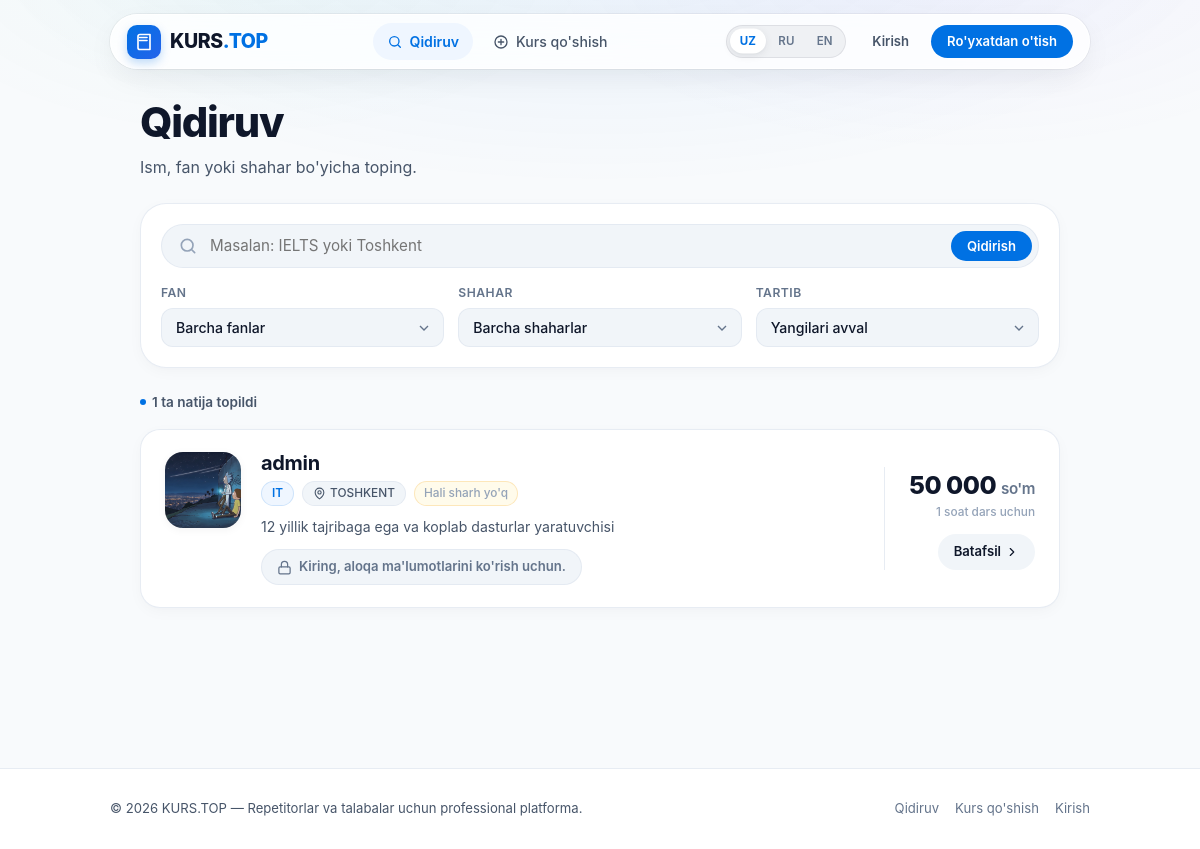
Screenshot of /qidiruv with the database file from the repository.
### tables this page shows
CREATE TABLE tutors (
            id INTEGER PRIMARY KEY AUTOINCREMENT,
            ism TEXT NOT NULL,
            fan TEXT NOT NULL,
            shahar TEXT NOT NULL,
            narx INTEGER NOT NULL
        , user_id INTEGER, telefon TEXT, tavsif TEXT, rasm TEXT, telegram TEXT, bepul_dars INTEGER DEFAULT 0, korishlar INTEGER DEFAULT 0);

### app.py (the view)
@app.route("/qidiruv")
def qidiruv():
    q = request.args.get("q", "").strip()
    fan = request.args.get("fan", "").strip()
    shahar = request.args.get("shahar", "").strip()
    tartib = request.args.get("tartib", "yangi")
    if tartib not in TARTIB:
        tartib = "yangi"
    sql = REYTING_SQL + " WHERE (t.ism LIKE ? OR t.fan LIKE ? OR t.shahar LIKE ?)"
    params = [f"%{q}%", f"%{q}%", f"%{q}%"]
    if fan:
        sql += " AND t.fan = ? COLLATE NOCASE"
        params.append(fan)
    if shahar:
        sql += " AND t.shahar = ? COLLATE NOCASE"
        params.append(shahar)
    sql += " ORDER BY " + TARTIB[tartib]
    con = db()
    tutors = con.execute(sql, params).fetchall()
    fanlar = [
        r["fan"]
        for r in con.execute(
            "SELECT MIN(fan) AS fan FROM tutors GROUP BY LOWER(fan) ORDER BY LOWER(fan)"
        )
    ]
    shaharlar = [
        r["shahar"]
        for r in con.execute(
            "SELECT MIN(shahar) AS shahar FROM tutors GROUP BY LOWER(shahar) ORDER BY LOWER(shahar)"
        )
    ]
    con.close()
    return render_template(
        "qidiruv.html",
        tutors=tutors,
        q=q,
        fan=fan,
        shahar=shahar,
        tartib=tartib,
        fanlar=fanlar,
        shaharlar=shaharlar,
        tartiblar=list(TARTIB),
    )

### app.py (called while the page is built)
@app.before_request
def har_bir_sorov_boshi():
    if not request.path.startswith("/static/"):
        if os.environ.get("VERCEL"):
            sync_db_from_blob()

def joriy_til():
    til_kodi = session.get("lang")
    return til_kodi if til_kodi in ("ru", "en") else "uz"

def tr(key, **kw):
    juft = TR.get(key)
    if juft is None:
        return key
    matn = juft[TILLAR.index(joriy_til())]
    return matn.format(**kw) if kw else matn

def db():
    con = sqlite3.connect(DB)
    con.row_factory = sqlite3.Row
    return con

def csrf_token():
    if "csrf" not in session:
        session["csrf"] = secrets.token_hex(16)
    return session["csrf"]

def is_admin():
    return session.get("login") in ADMINLAR

@app.before_request
def csrf_himoya():
    if request.method == "POST" and not csrf_ok():
        return tr("csrf_xato"), 400

@app.context_processor
def umumiy():
    return dict(
        user=session.get("user_ism"),
        user_id=session.get("user_id"),
        admin=is_admin(),
        csrf=csrf_token(),
        tr=tr,
        lang=joriy_til(),
        static_version=STATIC_VERSION,
    )

### templates/qidiruv.html (shortened to what this page needs)
{% extends "base.html" %}
{% block content %}
<div class="page-container">
  <div class="page-header">
    <h1 class="page-title">{{ tr('qidiruv') }}</h1>
    <p class="page-subtitle">{{ tr('qid_p') }}</p>
  </div>
  <form class="filter-panel" action="/qidiruv" method="get">
    <div class="search-primary-box">
      <svg class="search-svg" viewBox="0 0 24 24" fill="none" stroke="currentColor" stroke-width="2" stroke-linecap="round" stroke-linejoin="round">
        <circle cx="11" cy="11" r="7"/><path d="m20 20-3.5-3.5"/>
      </svg>
      <input type="text" name="q" value="{{ q }}" placeholder="{{ tr('qid_ph') }}" autocomplete="off">
      <button type="submit" class="btn-primary-sm">{{ tr('qidirish') }}</button>
    </div>
    <div class="filters-row">
      <div class="filter-select-wrap">
        <label for="fan-select" class="filter-label">{{ tr('fan') }}</label>
        <div class="select-capsule">
          <select id="fan-select" name="fan" onchange="this.form.submit()">
            <option value="">{{ tr('barcha_fanlar') }}</option>
          </select>
        </div>
      </div>
      <div class="filter-select-wrap">
        <label for="shahar-select" class="filter-label">{{ tr('shahar') }}</label>
        <div class="select-capsule">
          <select id="shahar-select" name="shahar" onchange="this.form.submit()">
            <option value="">{{ tr('barcha_shaharlar') }}</option>
          </select>
        </div>
      </div>
      <div class="filter-select-wrap">
        <label for="tartib-select" class="filter-label">{{ tr('tartib') }}</label>
        <div class="select-capsule">
          <select id="tartib-select" name="tartib" onchange="this.form.submit()">
            {% for k in tartiblar %}
            <option value="{{ k }}" {% if k == tartib %}selected{% endif %}>{{ tr('tartib_' + k) }}</option>
            {% endfor %}
          </select>
        </div>
      </div>
    </div>
  </form>
  <div class="results-meta">
    <span class="results-badge">
      <span class="badge-dot-blue"></span>
      {{ tr('natija_n', n=tutors|length) }}
    </span>
  </div>
  <div class="cards-stack">
    {% for t in tutors %}
      {% include "karta.html" %}
    {% endfor %}
  </div>
</div>
{% endblock %}

### templates/karta.html (shortened to what this page needs)
<article class="apple-card">
  <div class="card-main">
    <a href="/repetitor/{{ t.id }}" class="avatar-wrap" aria-label="{{ t.ism }}">
      {% if t.rasm %}
        <img class="avatar-img" src="/static/uploads/{{ t.rasm }}" alt="{{ t.ism }}" loading="lazy">
      {% else %}
        <div class="avatar-fallback">{{ t.ism[:1]|upper }}</div>
      {% endif %}
    </a>
    <div class="card-body">
      <div class="card-header-line">
        <h3 class="tutor-name">
          <a href="/repetitor/{{ t.id }}">{{ t.ism }}</a>
        </h3>
      </div>
      <div class="badges-row">
        <span class="badge-subject">{{ t.fan }}</span>
        <span class="badge-city">
          <svg viewBox="0 0 24 24" fill="none" stroke="currentColor" stroke-width="2" stroke-linecap="round" stroke-linejoin="round"><path d="M20 10c0 6-8 12-8 12s-8-6-8-12a8 8 0 0 1 16 0Z"/><circle cx="12" cy="10" r="3"/></svg>
          {{ t.shahar }}
        </span>
        <div class="rating-badge">
          {% if t.sharh_soni %}
            <span class="star-icon">★</span>
            <span class="rating-val">{{ t.reyting }}</span>
            <span class="rating-count">({{ tr('sharh_n', n=t.sharh_soni) }})</span>
          {% else %}
            <span class="no-rating">{{ tr('hali_sharh_yoq') }}</span>
          {% endif %}
        </div>
      </div>
      {% if t.tavsif %}
        <p class="tutor-bio">{{ t.tavsif[:130] }}{% if t.tavsif|length > 130 %}...{% endif %}</p>
      {% endif %}
      {% if t.telefon or t.telegram %}
        <div class="card-contacts">
          {% if user %}
            {% if t.telefon %}
              <a class="btn-contact btn-phone" href="tel:{{ t.telefon }}">
                <svg viewBox="0 0 24 24" fill="none" stroke="currentColor" stroke-width="2" stroke-linecap="round" stroke-linejoin="round"><path d="M22 16.92v3a2 2 0 0 1-2.18 2 19.79 19.79 0 0 1-8.63-3.07 19.5 19.5 0 0 1-6-6 19.79 19.79 0 0 1-3.07-8.67A2 2 0 0 1 4.11 2h3a2 2 0 0 1 2 1.72 12.84 12.84 0 0 0 .7 2.81 2 2 0 0 1-.45 2.11L8.09 9.91a16 16 0 0 0 6 6l1.27-1.27a2 2 0 0 1 2.11-.45 12.84 12.84 0 0 0 2.81.7A2 2 0 0 1 22 16.92z"/></svg>
                <span>{{ t.telefon[:4] }} {{ t.telefon[4:6] }} {{ t.telefon[6:9] }} {{ t.telefon[9:11] }} {{ t.telefon[11:] }}</span>
              </a>
            {% endif %}
            {% if t.telegram %}
              <a class="btn-contact btn-tg" href="https://t.me/{{ t.telegram }}" target="_blank" rel="noopener">
                <svg viewBox="0 0 24 24" fill="currentColor"><path d="M12 2C6.48 2 2 6.48 2 12s4.48 10 10 10 10-4.48 10-10S17.52 2 12 2zm4.64 6.8c-.15 1.58-.8 5.42-1.13 7.19-.14.75-.42 1-.68 1.03-.58.05-1.02-.38-1.58-.75-.88-.58-1.38-.94-2.23-1.5-.99-.65-.35-1.01.22-1.59.15-.15 2.71-2.48 2.76-2.69a.2.2 0 00-.05-.18c-.06-.05-.14-.03-.21-.02-.09.02-1.49.95-4.22 2.79-.4.27-.76.41-1.08.4-.36-.01-1.04-.2-1.55-.37-.63-.2-1.12-.31-1.08-.66.02-.18.27-.36.75-.55 2.92-1.27 4.86-2.11 5.83-2.52 2.78-1.16 3.35-1.36 3.73-1.36.08 0 .27.02.39.12.1.08.13.19.14.27-.01.06.01.24 0 .38z"/></svg>
                <span>Telegram</span>
              </a>
            {% endif %}
          {% else %}
            <a href="/kirish" class="btn-contact btn-locked">
              <svg viewBox="0 0 24 24" fill="none" stroke="currentColor" stroke-width="2" stroke-linecap="round" stroke-linejoin="round"><rect x="3" y="11" width="18" height="11" rx="2" ry="2"/><path d="M7 11V7a5 5 0 0 1 10 0v4"/></svg>
              <span>{{ tr('kiring') }}{{ tr('aloqa_korish') }}</span>
            </a>
          {% endif %}
        </div>
      {% endif %}
    </div>
  </div>
  <div class="card-side">
    <div class="price-container">
      <div class="price-amount">{{ '{:,}'.format(t.narx).replace(',', ' ') }} <span class="currency">{{ tr('som') }}</span></div>
      <div class="price-label">{{ tr('soat') }} dars uchun</div>
    </div>
    <a href="/repetitor/{{ t.id }}" class="btn-view-details">
      <span>Batafsil</span>
      <svg viewBox="0 0 24 24" fill="none" stroke="currentColor" stroke-width="2" stroke-linecap="round" stroke-linejoin="round"><path d="m9 18 6-6-6-6"/></svg>
    </a>
  </div>
</article>

### rows the page displays
tutors: rasm (picture), ism "admin", fan "IT", shahar "TOSHKENT", tr "Hali sharh yo'q", tavsif "12 yillik tajribaga ega va koplab dasturlar yaratuvchisi", tr "Kiring", tr ", aloqa ma'lumotlarini ko'rish uchun.", narx "50 000", tr "so'm", tr "1 soat"

### other values shown
{{ tr('qidiruv') }} "Qidiruv"
{{ tr('kurs_qosh') }} "Kurs qo'shish"
{{ tr('kirish') }} "Kirish"
{{ tr('royxat') }} "Ro'yxatdan o'tish"
{{ tr('qid_p') }} "Ism, fan yoki shahar bo'yicha toping."
{{ tr('qidirish') }} "Qidirish"
{{ tr('fan') }} "FAN"
{{ tr('shahar') }} "SHAHAR"
{{ tr('tartib') }} "TARTIB"
{{ tr('natija_n', n=tutors|length) }} "1 ta natija topildi"
form field fan "Barcha fanlar"
form field shahar "Barcha shaharlar"
form field tartib "Yangilari avval"
